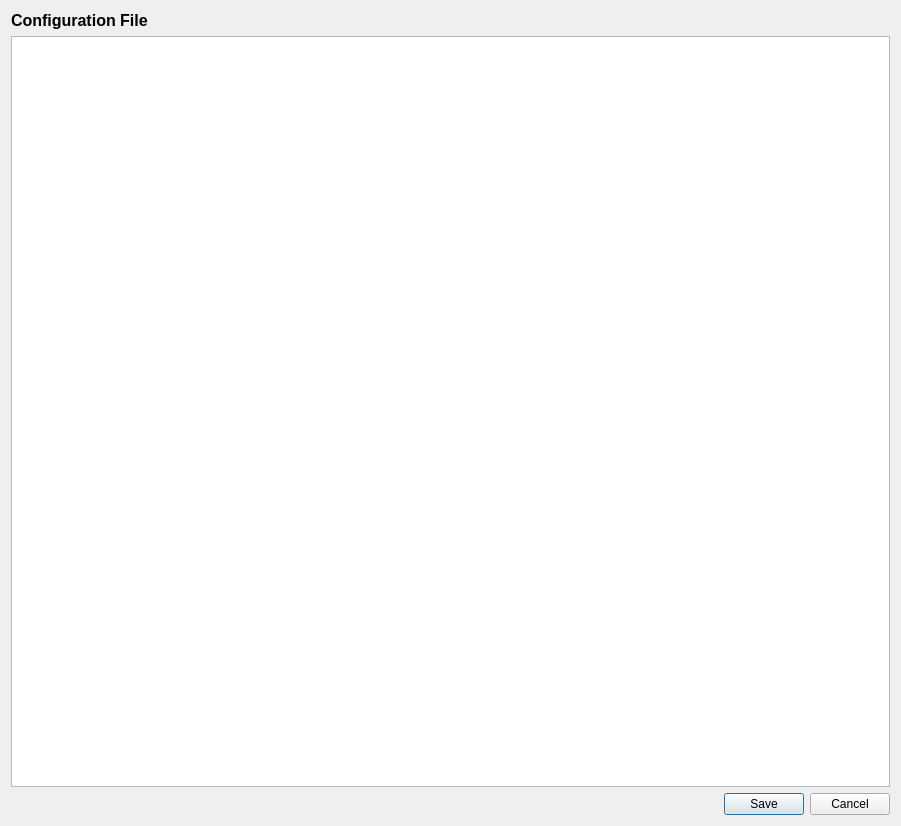
<?xml version="1.0" encoding="UTF-8"?>
<ui version="4.0">
 <class>config</class>
 <widget class="QDialog" name="config">
  <property name="geometry">
   <rect>
    <x>0</x>
    <y>0</y>
    <width>901</width>
    <height>826</height>
   </rect>
  </property>
  <property name="windowTitle">
   <string>Dialog</string>
  </property>
  <layout class="QHBoxLayout" name="horizontalLayout">
   <item>
    <layout class="QVBoxLayout" name="verticalLayout_2">
     <item>
      <widget class="QLabel" name="label">
       <property name="text">
        <string>&lt;html&gt;&lt;head/&gt;&lt;body&gt;&lt;p&gt;&lt;span style=&quot; font-size:12pt; font-weight:600;&quot;&gt;Configuration File&lt;/span&gt;&lt;/p&gt;&lt;/body&gt;&lt;/html&gt;</string>
       </property>
      </widget>
     </item>
     <item>
      <layout class="QVBoxLayout" name="verticalLayout">
       <item>
        <widget class="QPlainTextEdit" name="plainTextEdit"/>
       </item>
       <item>
        <widget class="QDialogButtonBox" name="buttonBox">
         <property name="orientation">
          <enum>Qt::Horizontal</enum>
         </property>
         <property name="standardButtons">
          <set>QDialogButtonBox::Cancel|QDialogButtonBox::Save</set>
         </property>
        </widget>
       </item>
      </layout>
     </item>
    </layout>
   </item>
  </layout>
 </widget>
 <resources/>
 <connections>
  <connection>
   <sender>buttonBox</sender>
   <signal>accepted()</signal>
   <receiver>config</receiver>
   <slot>accept()</slot>
   <hints>
    <hint type="sourcelabel">
     <x>248</x>
     <y>254</y>
    </hint>
    <hint type="destinationlabel">
     <x>157</x>
     <y>274</y>
    </hint>
   </hints>
  </connection>
  <connection>
   <sender>buttonBox</sender>
   <signal>rejected()</signal>
   <receiver>config</receiver>
   <slot>reject()</slot>
   <hints>
    <hint type="sourcelabel">
     <x>316</x>
     <y>260</y>
    </hint>
    <hint type="destinationlabel">
     <x>286</x>
     <y>274</y>
    </hint>
   </hints>
  </connection>
 </connections>
</ui>
